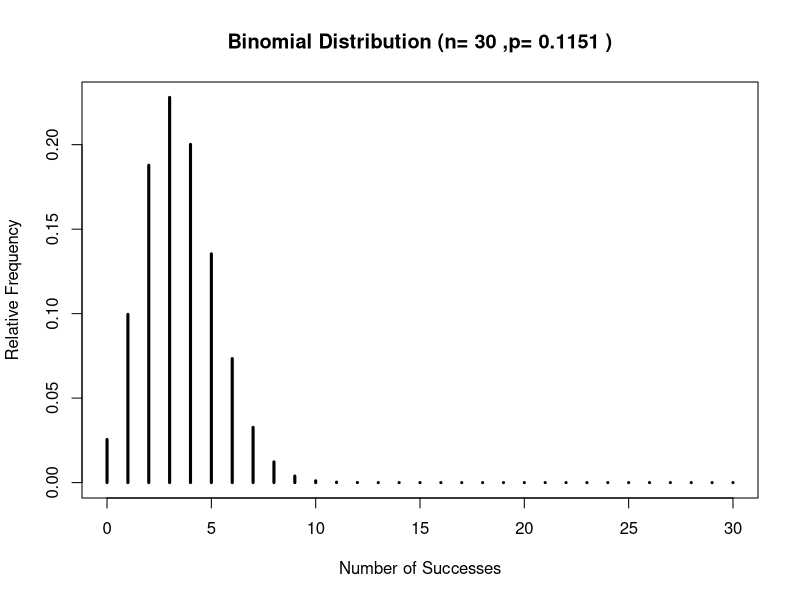

Write R code to recreate this figure.
## Binomial Distribution Plot
# Demostrate when the binomial can be approximated by Normal
# Change n and p to explore the distribution plot.
#
# Quinlan, J
# 2021-10-02


n = 30          # <-- Edit
p = 0.1151      # <-- Edit

# Run
success = 0:n
plot(success,dbinom(success,size=n,prob=p),
     type='h',
     main=paste('Binomial Distribution (n=',n,',p=',p,')'),
     ylab='Relative Frequency',
     xlab ='Number of Successes',
     lwd=3)
